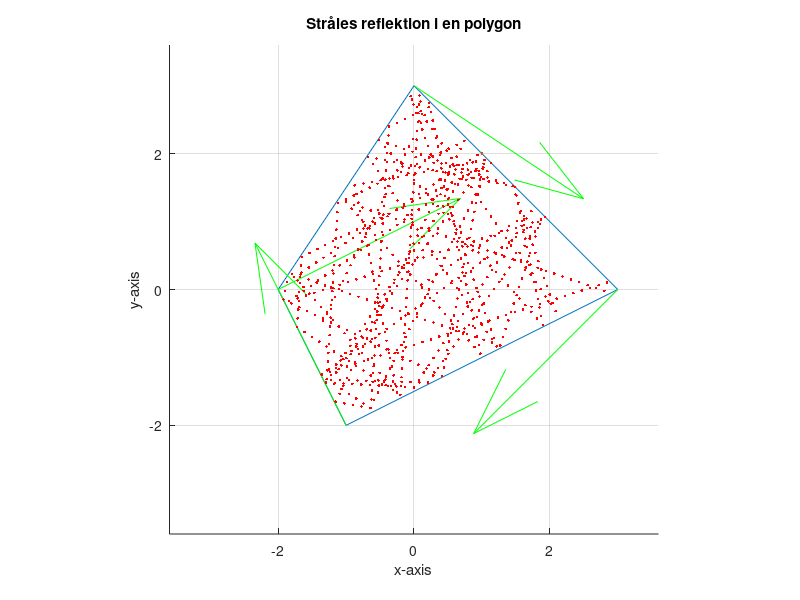

The MATLAB script that drew this image:
%simulating
%def hörn
v1 = [3;0];
v2 = [0;3];
v3 = [-2;0];
v4 = [-1;-2];
%def avbildningsmatris för rotation 90 grader moturs
A = [0,1;-1,0];
%def normaliserade normalvektorer
n1 = (A*(v1-v2))/norm(A*(v1-v2));
n2 = (A*(v2-v3))/norm(A*(v2-v3));
n3 = (A*(v3-v4))/norm(A*(v3-v4));
n4 = (A*(v4-v1))/norm(A*(v4-v1));
%def polygon
poly = [v1 v2 v3 v4 v1];
%clear figur
figure(gcf);
clf;
%anpassa figur efter polygons storlek
ax = 1.2*(max(max(abs(poly))));
axis([-ax ax -ax ax]), axis('square');
hold on;
%plot polygon + normalvektorer
plot(poly(1,:),poly(2,:),LineWidth=2);
quiver(v1(1),v1(2),n1(1),n1(2),LineWidth=3,Color='g')
quiver(v2(1),v2(2),n2(1),n2(2),LineWidth=3,Color='g')
quiver(v3(1),v3(2),n3(1),n3(2),LineWidth=3,Color='g')
quiver(v4(1),v4(2),n4(1),n4(2),LineWidth=3,Color='g')
grid on;
%def strålens startpunkt och riktning + stegstorlek och antal steg
r0 = [0;0];
r = r0;
r_last = r0;
c = [.3;.2];
dt = .1*ax;
kmax = 1000;
%foorloop för att detektera kant och sätta ny riktning på strålen
%körs en gång varje fem hundradelars sekund och sparar strålens förra position
%varje steg av exekveringen
for t=0:dt:dt*kmax
    r=r+c*dt;
    pause(0.05)
    if dot(n1,r-v1)<=0
        cn=dot(c,n1)*n1;
        c=c-2*cn;
        r=r_last;
    elseif dot(n2,r-v2)<=0
        cn=dot(c,n2)*n2;
        c=c-2*cn;
        r=r_last;
    elseif dot(n3,r-v3)<=0
        cn=dot(c,n3)*n3;
        c=c-2*cn;
        r=r_last;
    elseif dot(n4,r-v4)<=0
        cn=dot(c,n4)*n4;
        c=c-2*cn;
        r=r_last;
%om strålen ej är utanför polygonen sätts r_last till strålens nuvarande pos
%när den går utanför är förra positionen sparad så den kan backa ett steg
    else
        r_last=r; 
    end
    plot(r(1),r(2),'.r')
end
%ställer in figur-parametrar och bestämmer att figuren är färdig
hold off
title("Stråles reflektion i en polygon")
xlabel("x-axis")
ylabel("y-axis")



